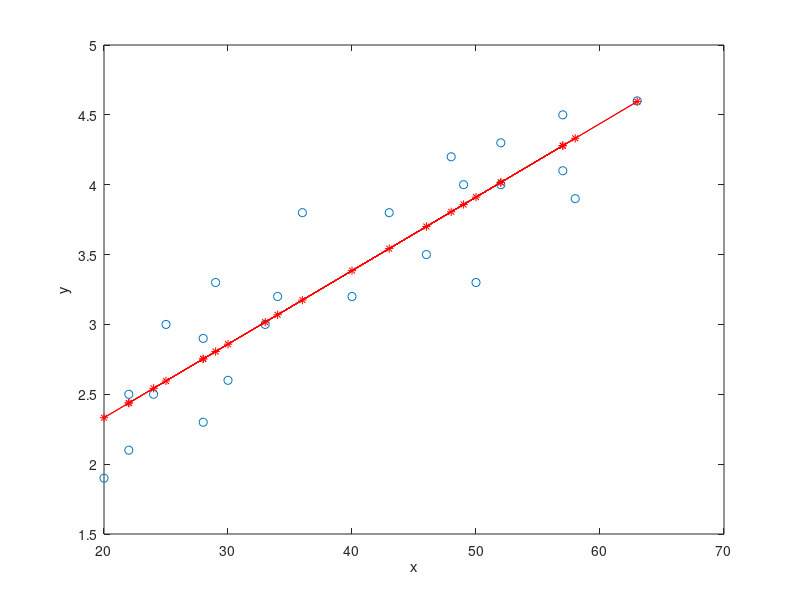

MATLAB code for this plot:
clc; clear all; close all;
Y = [3.5 4.5 2.1 2.5 2.3 3.3 1.9 3.0 3.8 4.6 4.0 3.2 4.0 2.9 4.1 3.2 4.3 ...
    2.5 2.6  3.8 3.0 4.2 3.9 3.3 ];
  
X = [46 57 22 22 28 29 20 25 43 63  49 34  52 28 57 40 52 24 30 36 33 ...
     48 58 50];
% X = [20 60 100 140 180 220 260 300 360 380];
% Y = [0.18 0.27 0.35 0.78 0.56 0.75 1.18 1.36 1.48 1.65];
 z = [Y' X'];
 plot(X',Y', 'o');
 format long
 hold on
 Ym = mean(Y);
 Xm = mean(X);
 d = size(Y);
 s = (1 / (d(1,2)-1)).*sum((Y-Ym).^2);
 err = s * (1+(1 / d(1,2)));
 sigma = sqrt(err);
 b0 = Ym;
 b1 = sum((X-Xm).*(Y-Ym)) / sum((X-Xm).^2);
 yp = b0 + b1.*(X-Xm);
 plot(z(:,2),yp,'r*-')
 ei = Y - yp;
 e_i = Y - Ym;
 E0 = sum(e_i.^2);
 
 E1 = sum(ei.^2);
 e = E0 - E1;
 difference = sum((yp - Ym).^2);
 SSe = sum((Y-yp).^2);
 SSr = sum((yp-Ym).^2);
 TS = sum((Y-Ym).^2);
 Msr = SSr;
 n1 = (d(1,2)-2);
 n2 = (d(1,2)-1);
 MSe = SSe / (d(1,2)-2);
 TSE = TS / (d(1,2)-1);
 f = Msr / MSe ;
 R_square = SSr / TS;
 fprintf('sources of variation        sum of squares        degree of freedom         mean sum of square         f ratio\n\n')
 disp('-----------------------------------------------------------------------------------------------------------------------------')
 fprintf('Regression sum of square      SSr =  %f             1                    MSr= %f       MSr / MSe = %f \n\n', SSr ,Msr, f)
 fprintf('Residual sum of square        SSe = %f               %d                    MSe= %f        ----------       \n\n', SSe,n1, MSe)
 fprintf('Total sum of square            %f                   %d                     %f            ---------- \n\n\n   ',TS,n2,TSE)
  fprintf('R_square= %f \n',R_square)
 F_distribution = finv(0.999,1,22)
 xlabel('x');ylabel('y');